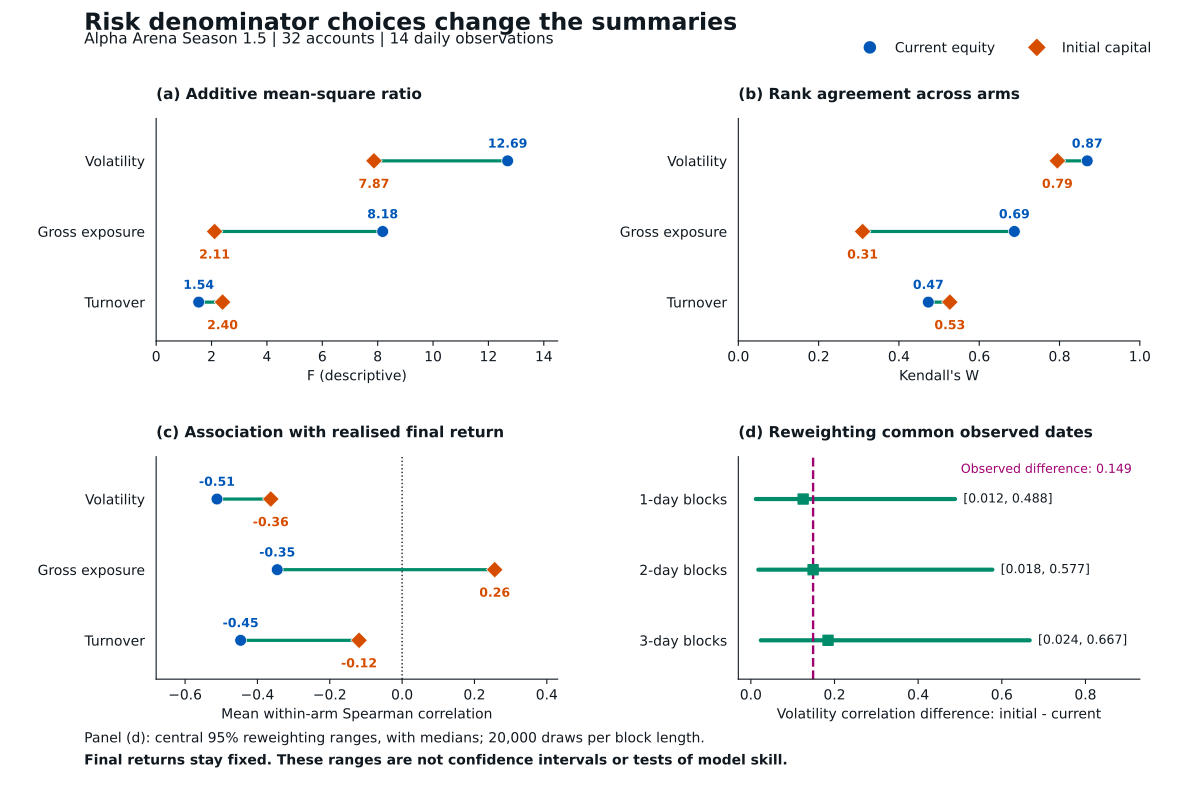

Write the Python code that produced this figure.
"""Standalone descriptive Quantlet: risk denominators and common-date sensitivity.

Run: python AlphaLuckDenominatorSensitivity.py
No network, credentials, parent repository or absolute data paths are used.
The resampling ranges are sensitivity summaries, not confidence intervals.
"""
from __future__ import annotations
import argparse
import hashlib
import json
from pathlib import Path
import sys
import numpy as np
import pandas as pd
import scipy
from scipy.stats import rankdata, spearmanr
import matplotlib
matplotlib.use("Agg")
import matplotlib.pyplot as plt
from matplotlib.lines import Line2D

HERE = Path(__file__).resolve().parent
SEED = 20261015

def descriptive_statistics(x: np.ndarray, outcome: np.ndarray) -> dict[str, np.ndarray]:
    """x has axes (draw, model, arm); outcome has axes (model, arm).

    F is an additive sums-of-squares ratio ONLY. No reference distribution is
    used. W is rank concordance across arms, corrected for tied ranks.
    """
    x = np.asarray(x, float)
    if x.ndim == 2:
        x = x[None, :, :]
    b, m, a = x.shape
    grand = x.mean(axis=(1, 2))
    ssm = a * ((x.mean(axis=2) - grand[:, None]) ** 2).sum(axis=1)
    ssa = m * ((x.mean(axis=1) - grand[:, None]) ** 2).sum(axis=1)
    sst = ((x - grand[:, None, None]) ** 2).sum(axis=(1, 2))
    sse = np.maximum(sst - ssm - ssa, 0)
    F = (ssm / (m - 1)) / (sse / ((m - 1) * (a - 1)))
    ranks = rankdata(x, axis=1)
    rank_sums = ranks.sum(axis=2)
    S = ((rank_sums - a * (m + 1) / 2) ** 2).sum(axis=1)
    # For each tied group of size t, summing t^2-1 over its members gives t^3-t.
    tie_counts = (ranks[:, :, None, :] == ranks[:, None, :, :]).sum(axis=2)
    tie_sum = (tie_counts ** 2 - 1).sum(axis=(1, 2))
    W = 12 * S / (a * a * (m ** 3 - m) - a * tie_sum)
    xr = ranks - ranks.mean(axis=1, keepdims=True)
    yr = rankdata(outcome, axis=0)
    yr -= yr.mean(axis=0, keepdims=True)
    rho = ((xr * yr[None, :, :]).sum(axis=1) /
           np.sqrt((xr ** 2).sum(axis=1) * (yr ** 2).sum(axis=0))).mean(axis=1)
    # Relative model sum of squares after removing the arm component; a
    # descriptive partial eta-squared, not a causal variance fraction.
    partial_ss = ssm / (ssm + sse)
    return {'F': F, 'W': W, 'rho': rho, 'partial_model_ss': partial_ss}

def evaluate(pnl: np.ndarray, ret: np.ndarray, outcome: np.ndarray) -> dict:
    """Arrays: draw x day x model x arm (or day x model x arm)."""
    if pnl.ndim == 3:
        pnl, ret = pnl[None], ret[None]
    fixed = descriptive_statistics(pnl.std(axis=1, ddof=1), outcome)
    equity = descriptive_statistics(ret.std(axis=1, ddof=1), outcome)
    out = {f'{den}_{k}': v for den, d in [('fixed', fixed), ('equity', equity)]
           for k, v in d.items()}
    out.update({f'delta_{k}': fixed[k] - equity[k] for k in fixed})
    return out

def moving_blocks(n: int, length: int, draws: int, rng: np.random.Generator):
    """Ordinary overlapping non-circular moving blocks, truncated to n dates."""
    count = (n + length - 1) // length
    starts = rng.integers(0, n - length + 1, size=(draws, count))
    return (starts[..., None] + np.arange(length)).reshape(draws, -1)[:, :n]

def scalar(d):
    return {k: float(np.asarray(v).item()) for k, v in d.items()}

def sha256(path):
    return hashlib.sha256(path.read_bytes()).hexdigest()

def checks():
    """Independent scalar checks for the vectorised statistical summaries."""
    x = np.array([[1., 2., 1.], [1., 3., 2.], [3., 1., 3.], [4., 4., 4.]])
    y = np.array([[4., 2., 1.], [3., 3., 2.], [2., 1., 3.], [1., 4., 4.]])
    got = scalar(descriptive_statistics(x, y))
    want_rho = np.mean([spearmanr(x[:,a],y[:,a]).statistic for a in range(3)])
    np.testing.assert_allclose(got['rho'],want_rho,atol=1e-14)
    m,a=x.shape
    ms_model = a*np.sum((np.mean(x,axis=1)-np.mean(x))**2)/(m-1)
    residual = x-x.mean(axis=1)[:,None]-x.mean(axis=0)[None,:]+x.mean()
    ms_error = np.sum(residual**2)/((m-1)*(a-1))
    np.testing.assert_allclose(got['F'],ms_model/ms_error,atol=1e-13)
    ranks=np.column_stack([rankdata(x[:,j]) for j in range(a)])
    ties=sum(sum(c**3-c for c in np.unique(ranks[:,j],return_counts=True)[1]) for j in range(a))
    want_w=12*np.sum((ranks.sum(axis=1)-a*(m+1)/2)**2)/(a*a*(m**3-m)-a*ties)
    np.testing.assert_allclose(got['W'],want_w,atol=1e-14)
    vals=np.random.default_rng(SEED).normal(size=(14,4,3))
    for k,v in evaluate(vals,vals.copy(),y).items():
        if k.startswith('delta_'):np.testing.assert_array_equal(v,0)
    for length in [1,2,3]:
        ids=moving_blocks(14,length,5,np.random.default_rng(SEED))
        assert ids.shape==(5,14) and ids.min()>=0 and ids.max()<14
        for j in range(0,14,length):
            assert np.all(np.diff(ids[:,j:min(j+length,14)],axis=1)==1)


def preview(comparison, summary, destination):
    navy,orange,green,ink,magenta = '#0057B8','#D64D00','#008C6A','#101820','#A00070'
    plt.rcParams.update({'font.family':'DejaVu Sans','font.size':10,
                        'text.color':ink,'axes.labelcolor':ink,
                        'xtick.color':ink,'ytick.color':ink,
                        'axes.edgecolor':ink,'figure.facecolor':'white',
                        'axes.facecolor':'white','savefig.facecolor':'white',
                        'pdf.fonttype':42,'ps.fonttype':42})
    fig,axs=plt.subplots(2,2,figsize=(12,7.9))
    metrics=['vol','leverage','turnover']; names=['Volatility','Gross exposure','Turnover']
    xlims={'F':(0,14.5),'W':(0,1),'rho':(-.68,.43)}
    titles={'F':'(a) Additive mean-square ratio','W':'(b) Rank agreement across arms',
            'rho':'(c) Association with realised final return'}
    xlabels={'F':'F (descriptive)','W':"Kendall's W",'rho':'Mean within-arm Spearman correlation'}
    for ax,stat in zip(axs.ravel()[:3],['F','W','rho']):
        for j,metric in enumerate(metrics):
            r=comparison.loc[metric]
            left,right=r['equity_'+stat],r['fixed_'+stat]
            ax.plot([left,right],[j,j],color=green,lw=2.3,zorder=2)
            ax.scatter([left],[j],s=72,color=navy,marker='o',edgecolor='white',linewidth=.5,zorder=3)
            ax.scatter([right],[j],s=72,color=orange,marker='D',edgecolor='white',linewidth=.5,zorder=4)
            for value,colour,dy in [(left,navy,12),(right,orange,-17)]:
                ax.annotate(f'{value:.2f}',(value,j),xytext=(0,dy),textcoords='offset points',
                            color=colour,ha='center',va='center',fontsize=9,fontweight='bold')
        ax.set_ylim(2.55,-.6);ax.set_yticks(range(3),names)
        ax.set_xlim(*xlims[stat]);ax.set_xlabel(xlabels[stat]);ax.set_title(titles[stat],loc='left',pad=14,fontweight='bold',fontsize=11)
        if stat=='rho':ax.axvline(0,color=ink,ls=':',lw=1,zorder=0)
        ax.spines[['right','top']].set_visible(False)
        ax.tick_params(axis='y',length=0,pad=8)
    ax=axs[1,1]
    d=summary.query("statistic == 'delta_rho'").sort_values('block_days')
    for j,r in enumerate(d.itertuples()):
        ax.plot([r.q025,r.q975],[j,j],color=green,lw=3.0,solid_capstyle='round')
        ax.scatter(r.median,j,s=52,color=green,marker='s',zorder=4)
        ax.annotate(f'[{r.q025:.3f}, {r.q975:.3f}]',(r.q975,j),xytext=(6,0),
                    textcoords='offset points',ha='left',va='center',fontsize=9,color=ink)
    observed=comparison.loc['vol','delta_rho']
    ax.axvline(observed,color=magenta,lw=1.7,ls='--')
    ax.set_title('(d) Reweighting common observed dates',loc='left',pad=14,fontweight='bold',fontsize=11)
    ax.set_yticks(range(3),['1-day blocks','2-day blocks','3-day blocks'])
    ax.set_ylim(2.55,-.6);ax.set_xlim(-.03,.93)
    ax.set_xlabel('Volatility correlation difference: initial - current')
    ax.spines[['right','top']].set_visible(False);ax.tick_params(axis='y',length=0,pad=8)
    ax.text(.98,.97,f'Observed difference: {observed:.3f}',transform=ax.transAxes,ha='right',va='top',fontsize=9,color=magenta)
    fig.suptitle('Risk denominator choices change the summaries',x=.07,y=.985,ha='left',fontsize=17,fontweight='bold',color=ink)
    fig.text(.07,.945,'Alpha Arena Season 1.5 | 32 accounts | 14 daily observations',ha='left',fontsize=11,color=ink)
    handles=[Line2D([0],[0],marker='o',lw=0,color=navy,markersize=8,label='Current equity'),
             Line2D([0],[0],marker='D',lw=0,color=orange,markersize=8,label='Initial capital')]
    fig.legend(handles=handles,loc='upper right',bbox_to_anchor=(.97,.963),frameon=False,ncol=2,fontsize=10)
    fig.subplots_adjust(left=.13,right=.95,top=.85,bottom=.14,hspace=.52,wspace=.45)
    fig.text(.07,.06,f'Panel (d): central 95% reweighting ranges, with medians; {int(summary.draws.iloc[0]):,} draws per block length.',fontsize=10,color=ink)
    fig.text(.07,.032,'Final returns stay fixed. These ranges are not confidence intervals or tests of model skill.',fontsize=10,color=ink,fontweight='bold')
    fig.savefig(destination/'AlphaLuckDenominatorSensitivity.png',dpi=170)
    fig.savefig(destination/'AlphaLuckDenominatorSensitivity.pdf',metadata={'Title':'AlphaLuck denominator sensitivity','Author':'Daniel Traian Pele','CreationDate':None,'ModDate':None})
    plt.close(fig)


def main():
    ap=argparse.ArgumentParser(description=__doc__)
    ap.add_argument('--draws',type=int,default=20000)
    ap.add_argument('--out',type=Path,default=HERE/'outputs')
    args=ap.parse_args()
    if args.draws<1000:raise ValueError('Use at least 1000 draws per block length')
    checks()
    provenance=json.loads((HERE/'data/PROVENANCE.json').read_text())
    for name,want in provenance['input_sha256'].items():
        if sha256(HERE/'data'/name)!=want:raise ValueError(f'Input checksum mismatch: {name}')
    account=pd.read_csv(HERE/'data/account_measures.csv').sort_values(['model','arm']).reset_index(drop=True)
    daily=pd.read_csv(HERE/'data/paired_daily_inputs.csv')
    if account[['tag','model','arm']].isna().any().any() or daily.isna().any().any():raise ValueError('Missing data')
    assert len(account)==32 and account.model.nunique()==8 and account.arm.nunique()==4
    assert not account.duplicated(['model','arm']).any()
    assert account.tag.nunique()==32 and not daily.duplicated(['date','tag']).any()
    assert account.n_days.eq(14).all()
    tags=account.tag.to_list();dates=sorted(daily.date.unique())
    assert len(dates)==14 and len(daily)==448
    def cube(col):
        return daily.pivot(index='date',columns='tag',values=col).loc[dates,tags].to_numpy().reshape(14,8,4)
    pnl,ret=cube('pnl_initial_capital'),cube('return_current_equity')
    assert np.isfinite(pnl).all() and np.isfinite(ret).all()
    outcome=account.final_return.to_numpy().reshape(8,4)
    pairs={'vol':{'equity':ret.std(axis=0,ddof=1),'fixed':pnl.std(axis=0,ddof=1)}}
    for metric in ['leverage','turnover']:
        pairs[metric]={den:account[metric+'_'+den].to_numpy().reshape(8,4) for den in ['equity','fixed']}
    rows=[]
    for metric,byden in pairs.items():
        values={den:scalar(descriptive_statistics(x,outcome)) for den,x in byden.items()}
        rows.append({'metric':metric,**{den+'_'+k:v for den,d in values.items() for k,v in d.items()},
                     **{'delta_'+k:values['fixed'][k]-values['equity'][k] for k in values['fixed']}})
    comparison=pd.DataFrame(rows).set_index('metric')
    expected=json.loads((HERE/'expected_statistics.json').read_text())
    for metric,row in comparison.iterrows():
        for key,value in row.items():np.testing.assert_allclose(value,expected[metric][key],rtol=1e-10,atol=1e-12)
    observed=scalar(evaluate(pnl,ret,outcome)); summaries=[]
    for length in [1,2,3]:
        ids=moving_blocks(14,length,args.draws,np.random.default_rng(SEED+length))
        chunks=[]
        for first in range(0,args.draws,512):
            ix=ids[first:first+512]
            chunks.append(pd.DataFrame(evaluate(pnl[ix],ret[ix],outcome)))
        values=pd.concat(chunks,ignore_index=True)
        assert np.isfinite(values.to_numpy()).all()
        for stat in values:
            q=values[stat].quantile([.025,.5,.975])
            summaries.append({'block_days':length,'statistic':stat,'observed':observed[stat],
                              'q025':float(q.loc[.025]),'median':float(q.loc[.5]),'q975':float(q.loc[.975]),'draws':args.draws})
    summary=pd.DataFrame(summaries)
    deletions=[]
    for unit,labels in [('date',dates),('model',sorted(account.model.unique())),('arm',sorted(account.arm.unique()))]:
        for i,label in enumerate(labels):
            keep=np.arange(len(labels))!=i
            if unit=='date':values=evaluate(pnl[keep],ret[keep],outcome)
            elif unit=='model':values=evaluate(pnl[:,keep],ret[:,keep],outcome[keep])
            else:values=evaluate(pnl[:,:,keep],ret[:,:,keep],outcome[:,keep])
            deletions.append({'unit':unit,'omitted':str(label),**scalar(values)})
    args.out.mkdir(parents=True,exist_ok=True)
    comparison.to_csv(args.out/'denominator_comparison.csv')
    summary.to_csv(args.out/'joint_block_summary.csv',index=False)
    pd.DataFrame(deletions).to_csv(args.out/'paired_leave_one_out.csv',index=False)
    report={'analysis':'Descriptive risk-denominator contrasts and common-date reweighting',
            'n_accounts':32,'n_daily_changes':14,'draws_per_block':args.draws,'block_lengths':[1,2,3],
            'seed_base':SEED,'scheme':'Overlapping non-circular blocks, concatenated and truncated at 14 dates',
            'fixed':'Season-final returns, account/model/arm labels',
            'interpretation':'Central 95% resampling ranges, not confidence intervals or significance tests',
            'limitations':['No independent model runs are generated.','Dependence beyond block length is not retained.',
                           'Only fourteen observed dates; no validated stationarity, block selection or coverage.',
                           'Reweighted observations are not dynamically consistent trading or wealth paths.',
                           'Initial and current equity are economically distinct legitimate estimands.',
                           'Inputs are derived data; raw transaction reconstruction is outside this compact Quantlet.'],
            'versions':{'python':sys.version.split()[0],'numpy':np.__version__,'pandas':pd.__version__,'scipy':scipy.__version__,'matplotlib':matplotlib.__version__},
            'input_sha256':provenance['input_sha256'],
            'checks_passed':['input hashes','balanced complete panel','independent scalar F/W/rho checks with ties',
                             'common contiguous blocks','zero contrast for identical inputs','historical numerical regression checks'],
            'observed_volatility':observed}
    (args.out/'verification.json').write_text(json.dumps(report,indent=2)+'\n')
    preview(comparison,summary,HERE)
    print(comparison[['equity_F','fixed_F','equity_W','fixed_W','equity_rho','fixed_rho']].round(6).to_string())
    print(f'Completed {3*args.draws:,} common-date sensitivity draws; all checks passed.')

if __name__=='__main__':main()
